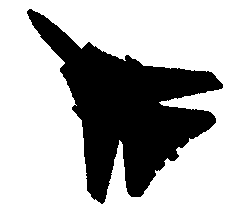
#> input picture Images/Chapter8/Input/f14r.png, 242 x 212 px
$ python EllipticFourierDescriptors.py
#> lines starting #> are read from the running program, lines starting #| are printed output that depends on the picture; after the words box and inside, x2 and y2 are one past the last pixel; in counts of white or black regions, pixels touching at a corner belong together
### Modules/ImageUtilities.py
'''
Feature Extraction and Image Processing
Mark S. Nixon & Alberto S. Aguado
http://www.southampton.ac.uk/~msn/book/
ImageUtilities: Helper module to support image read, create, show and write
                Uses PIL and numpy to work with arrays containing image data
'''

# Image load by using PIL
from PIL import Image

# Array to store image data
from numpy import array, zeros, amax, amin, clip

# Show an image
from matplotlib.pyplot import imshow
import matplotlib.pyplot as plt

# Read an image returning an array with 3 color components
# [18 lines left out: functions imageReadRGB, imageReadRGBF, not called in this run]

# Read an image returning an array with 1 component
def imageReadL(fileName):
    inputImage = Image.open(fileName)
#> inputImage is the input picture: PIL image 242x212 RGBA; mean R, G, B, A 179.1, 179.1, 179.1, 255
    width, height = inputImage.size

    inputArray = array(inputImage)
    outputArray = zeros((height, width), dtype='uint8')

    # Combine pixel values, for each row and column
    for y in range(0, height):
        for x in range(0, width):
            rgb = inputArray[y,x]
            outputArray[y,x] = (int(rgb[0]) + int(rgb[1]) + int(rgb[2])) / 3
#> outputArray: shape (212, 242); 70.2% white; 1 black region, box (x1, y1, x2, y2) and area: (27, 9, 223, 204) 15272

    return outputArray, width, height

# Save a image containing float as a gray level image
# [37 lines left out: functions imageSaveF, imageSaveL, imageSaveRGB, createImageRGB, not called in this run]

# Create a zero array with a color components
def createImageL(width, height):
    outputArray = zeros((height, width), dtype='uint8')

    return outputArray

# Create a zero array two float components
# [10 lines left out: functions createImageUV, createImage2I, not called in this run]

# Create a zero array with float components
def createImageF(width, height, numComponents = 1):
    if numComponents == 1:
        outputArray = zeros((height, width), dtype='float')
    else:
        outputArray = zeros((height, width, numComponents), dtype='float')

    return outputArray

# Create a multidimensional dimensional array
# [65 lines left out: functions createImageNF, createImageFromDataF, createScaleImageL, scaleImageL, createVectorFromDataF, not called in this run]

# Create a 1D array of floats
def createVectorF(width):
    outputArray = zeros(width, dtype='float')

    return outputArray

# Create a 1D array of integers
# [10 lines left out: functions createVectorI, showImageRGB, not called in this run]

# Show an array containing image data
def showImageL(image):
    # Create output and show
    outputImage = Image.fromarray(image, 'L')
    outputImage.show()

# Show an array containing image data
# [76 lines left out: functions showImageF, plotImageRGB, plotImageRGBF, plotImageL, plotImageF, not called in this run]

### Modules/ImageRegionsUtilities.py
'''
Feature Extraction and Image Processing
Mark S. Nixon & Alberto S. Aguado
http://www.southampton.ac.uk/~msn/book/
ImageRegionUtilities: Helper module to process regions and line segments
'''

# Images
from ImageUtilities import imageReadL, createImageF, createImageL, showImageL, plotImageL, createVectorF
from ImageOperatorsUtilities import applyCannyEdgeDetector
from ImagePropertiesUtilities import imageMaxMin

# Math and iteration
from math import pi, sqrt, sin, cos, atan, atan2, factorial, exp
from random import shuffle, sample
from timeit import itertools

# Array to store image data
from numpy import amax, amin
import numpy as np


# Combination function
def nCr(n, r):
    if n < 0 or r < 0 or n-r < 0: return 0
    return factorial(n) / (factorial(r) * factorial(n-r))

# Rising factorial function
# [21 lines left out: functions risingFactorial, computeReferencePoint, not called in this run]

# Return the longest segment from edges
def findLongestSegment(edges):
    height, width = len(edges), len(edges[0])
    # Find line segments
    segmentsList = []
    segmentsImage = createImageF(width, height)
    maxSegmentLenght = 0
    maxSegmentIndex = 0
    for x,y in itertools.product(range(0, width), range(0, height)):
        if edges[y,x] != 0 and segmentsImage[y,x] == 0:
            segment = [ ]
            segmentPoints = [(y,x)]
            segmentsImage[y,x] = 255
            while len(segmentPoints) > 0:
                yc = (segmentPoints[0])[0]
                xc = (segmentPoints[0])[1]
                segment.append((yc,xc))
                segmentPoints = segmentPoints[1:]

                for dx,dy in itertools.product(range(-1,2), range(-1,2)):
                    xn, yn = xc+dx, yc+dy
                    if dx!=0 or dy!=0 and xn > 0 and yn > 0 and xn < width and yn < height:
                        if edges[yn,xn] != 0 and segmentsImage[yn,xn] == 0:
                            segmentPoints.append((yn,xn))
                            segmentsImage[yn,xn] = 255

            segmentsList.append(segment)
            if len(segment) > maxSegmentLenght:
                maxSegmentLenght = len(segment)
                maxSegmentIndex = len(segmentsList) - 1

    mainSegment = []
    segment = segmentsList[maxSegmentIndex]
    curentElement = segment.pop(0)
    sy,sx = curentElement[0], curentElement[1]

    mainSegment.append(curentElement)

    numPoints = len(segment)
    while numPoints > 0:
        closestElement = [0, float("inf")]
        cy,cx = curentElement[0], curentElement[1]
        for p in range(0, numPoints):
            y,x = (segment[p])[0], (segment[p])[1]
            d = sqrt((cx-x) * (cx-x)  + (cy-y)  * (cy-y) )
            if d < closestElement[1] or (d == closestElement[1] and y > cy):
                closestElement = [p, d]

        # If we are closer to the first point, then end now
        dFirst = sqrt((cx-sx) * (cx-sx)  + (cy-sy)  * (cy-sy) )
        if (cx!=sx or cy!=sy) and 2*dFirst < closestElement[1]:
            break

        curentElement = segment.pop(closestElement[0])
        numPoints = len(segment)

        mainSegment.append(curentElement)
    numPoints = len(mainSegment)

    # Average to get more accurate direction
    averageSize = 1
    totalPixels = float(1 + 2*averageSize)
    mainSegmentAverage = [ ]
    for p in range(0, numPoints):
        y,x = 0, 0
        for w in range(-averageSize, averageSize+1):
            p1 = p + w
            if p1 < 0: p1 = p1 + numPoints
            if p1 >= numPoints: p1 = p1 - numPoints
            x += (mainSegment[p1])[1]
            y += (mainSegment[p1])[0]
        mainSegmentAverage.append((y/totalPixels, x/totalPixels))

    return mainSegmentAverage

# Return the longest segment from an image
def findLongestCentredSegmentinImage(imageName, gaussianKernelSize, sobelKernelSize, upperT, lowerT):
    # Read image into array and show
    inputImage, width, height = imageReadL(imageName)
#> width = 242; height = 212

    # Compute edges and find the segment in the image
    magnitude, _ = applyCannyEdgeDetector(inputImage, gaussianKernelSize, sobelKernelSize, upperT, lowerT)
    mainSegmentAverage = findLongestSegment(magnitude)

    # Compute centre
    numPoints = len(mainSegmentAverage)
    centre = [0,0]
    for p in range(0, numPoints):
        centre[0] += (mainSegmentAverage[p])[0]
        centre[1] += (mainSegmentAverage[p])[1]
    centre[0] /= numPoints
    centre[1] /= numPoints

    # Respect to the center and convert to an image array
    shape= createImageF(numPoints, 2)
    for p in range(0, numPoints):
        y,x = (mainSegmentAverage[p])[0], (mainSegmentAverage[p])[1]
        shape[0, p] = y-centre[0]
        shape[1, p] = x-centre[1]

    return centre, shape, width, height

# [296 lines left out: functions findLongesSegmentinImage, pixlesList, edgesList, computeAngularFunctions, weightedKrawtchoukPolynomials, geometricMoments and 2 more, not called in this run]


# Return the maximum and minimum points in a shape
def shapeMaxMin(shape):
    x,y = shape[1,:], shape[0,:]

    maxY, maxX = amax(x), amax(y)
    if maxY > maxX:
        maxX = maxY

    minY = amin(x)
    minX = amin(y)
    if minY < minX:
        minX = minY

    return maxX, minX

def showShapeinImage(shape, centre, width, height):
    segmentsImage = createImageL(width, height)
    numPoints = len(shape[0])
    for p in range(0, numPoints):
        y,x = int(centre[0]+shape[0,p]), int(centre[1]+shape[1,p])
        if x > 0 and y > 0 and x < width and y < height:
            segmentsImage[y,x] = 255
    showImageL(segmentsImage)

# [202 lines left out: functions plotShapeinImage, densityHistogram, colourFeature, meanShift, backProjection, backProjectionImage and 1 more, not called in this run]

### Modules/ImageOperatorsUtilities.py
'''
Feature Extraction and Image Processing
Mark S. Nixon & Alberto S. Aguado
http://www.southampton.ac.uk/~msn/book/
ImageOperatorsUtilities: Helper module to process an image
'''

# Images
from ImageUtilities import createImageF, createImageL, createVectorI
from ConvolutionUtilities import createGaussianKernel, createSobelKernel, applyKernelF, applyKernelMA

# Array to store image data
from numpy import amax

# Math
from math import log, pi, sin, cos

# Iteration
from timeit import itertools

# Create a log of an array containing float data
# [53 lines left out: functions imageLogF, computeHistogram, thresholdImage, not called in this run]


# Apply Canny operator to an image
def applyCannyEdgeDetector(inputImage, GaussianKernelSize, sobelKernelSize, upperT, lowerT, returnGradient = False):

#> called with GaussianKernelSize = 5, sobelKernelSize = 3, upperT = 0.3, lowerT = 0.05, returnGradient = False
    height = len(inputImage)
#> height = 212
    width = len(inputImage[0])
#> width = 242

    normalizeMagnitude = True
    windowDelta = 1

    # Apply Gaussian kernel
    gaussianKernel = createGaussianKernel(GaussianKernelSize)
    gaussianImage = applyKernelF(inputImage, gaussianKernel)

    # Apply Sobel kernel. We use normalized magnitude in this example
    sobelX, sobelY = createSobelKernel(sobelKernelSize)
    magnitude, angle, mX, mY = applyKernelMA(gaussianImage, sobelX, sobelY, normalizeMagnitude)

    # Weight magnitude by the variance. This is useful for corner extraction since suppress the internal corner
    weightedMagnitude = createImageF(width, height)
    for x,y in itertools.product(range(0, width), range(0, height)):
        sumKernel = 1.0/8.0
        for wx,wy in itertools.product(range(-1,2), range(-1, 2)):

            posY = y + wy
            posX = x + wx

            if posY > -1 and posY <  height and  posX > -1 and posX <  width:
                sumKernel += abs(float(inputImage[posY,posX]) -  float(inputImage[y,x]))

        sumKernel /= 8.0
        weightedMagnitude[y,x] = magnitude[y,x] *  sumKernel

    # To store maximum suppression image
    maxImage = createImageF(width, height)

    # Non-maximum suppression
    border = GaussianKernelSize
    for x,y in itertools.product(range(border, width - border),
                                 range(border, height - border)):

        # Only potential edges can be maximum
        if magnitude[y,x] > lowerT:

            # The normal angle is perpendicular to the edge angle
            normalAngle = angle[y,x] - pi / 2.0

            # Make sure the angle is between 0 and pi
            while normalAngle < 0:
                normalAngle += pi
            while normalAngle > pi:
                normalAngle -= pi

            # Angle defining the first point
            baseAngle = int( 4 * normalAngle / pi ) * (pi / 4.0)

            # Integer delta positions for interpolation
            # We use -y since the image origin is in top corner
            x1, y1 = int(round(cos(baseAngle))), -int(round(sin(baseAngle)))
            x2, y2 = int(round(cos(baseAngle + pi / 4.0))),                     \
                    -int(round(sin(baseAngle + pi / 4.0)))

            # How far we are from (x1,y1). Maximum difference is math.pi / 4.0, so we multiply by 2
            w = cos(2.0*(normalAngle - baseAngle))

            # Point to interpolate
            M1 = w * weightedMagnitude[y+y1,x+x1] + (1.0 - w) * weightedMagnitude[y+y2,x+x2]

            # Point to interpolate for pixels in the other side of the edge
            M2 = w * weightedMagnitude[y-y1,x-x1] + (1.0 - w) * weightedMagnitude[y-y2,x-x2]

            # Determine if it is a maximum. If so make sure it will be preserved
            if weightedMagnitude[y,x] > M1 and weightedMagnitude[y,x] > M2:
                maxImage[y,x] = magnitude[y,x]

    # To compute hysteresis thresholded images we require two thresholds
    edges = createImageF(width, height)
    potentialEdges = [ ]

    # Divide pixels as edges, no edges and we are not sure
    for x,y in itertools.product(range(1, width-1), range(1, height-1)):
        # These are edges
        if maxImage[y,x] > upperT:
            edges[y,x] = 255

        # These are pixels that we do not want as edges
        if maxImage[y,x] < lowerT:
            edges[y,x] = 0

        # These may be edges
        if maxImage[y,x] > lowerT and maxImage[y,x] <= upperT:
            edges[y,x] = 128

    # Resolve the potential edges
    for x,y in itertools.product(range(1, width-1), range(1, height-1)):
        # For each edge
        if edges[y,x] == 255:

            # Examine neighbour
            potentialEdges = [ ]
            for wx,wy in itertools.product(range(-windowDelta, windowDelta+1), range(-windowDelta, windowDelta+1)):
                # It becomes an edge
                if edges[y+wy,x+wx] == 128:
                    edges[y+wy,x+wx] = 255
                    potentialEdges.append((y+wy,x+wx))

            # Look into new edges
            while len(potentialEdges) > 0:
                # Take element from potential edges
                y = (potentialEdges[0])[0]
                x = (potentialEdges[0])[1]
                potentialEdges = potentialEdges[1:]

                # Examine neighbour
                for wx,wy in itertools.product(range(-windowDelta, windowDelta+1), range(-windowDelta, windowDelta+1)):
                    # It becomes an edge
                    if edges[y+wy,x+wx] == 128:
                        edges[y+wy,x+wx] = 255
                        potentialEdges.append((y+wy,x+wx))

    # Clean up remaining potential edges
    for x,y in itertools.product(range(1, width-1), range(1, height-1)):
        if edges[y,x] == 128:
            edges[y,x] = 0

    if returnGradient == False:
        return edges, angle

    return edges, angle , mX, mY

### Modules/ConvolutionUtilities.py
'''
Feature Extraction and Image Processing
Mark S. Nixon & Alberto S. Aguado
http://www.southampton.ac.uk/~msn/book/
ConvolutionUtilities: Helper module to apply convolutions. Functions to create kernels and perform convolutions
'''

# Images
from ImageUtilities import createImageF, createImageL
from ImagePropertiesUtilities import imageMaxMin

# Math and iteration
from math import exp, pow, factorial, sqrt, atan2
from timeit import itertools

# Generate a Gaussian kernel
def createGaussianKernel(kernelSize):

#> called with kernelSize = 5
    sigma = kernelSize / 3.0

    kernelImage = createImageF(kernelSize, kernelSize)
    centre = (kernelSize - 1) / 2
    for x,y in itertools.product(range(0, kernelSize), range(0, kernelSize)):
        kernelImage[y,x] =  exp( -0.5 * (pow((x - centre)/sigma, 2.0) + \
                                         pow((y - centre)/sigma, 2.0)) )

    return kernelImage

# Create a Sobel kernel k
def createSobelKernel(kenrelSize):

    sobelX = createImageF(kenrelSize, kenrelSize)
    sobelY = createImageF(kenrelSize, kenrelSize)

    # Create kernel
    for x,y in itertools.product(range(0, kenrelSize), range(0, kenrelSize)):

        # Smooth
        smoothX = factorial(kenrelSize - 1) / (factorial(kenrelSize - 1 - x) * factorial(x))
        smoothY = factorial(kenrelSize - 1) / (factorial(kenrelSize - 1 - y) * factorial(y))

        # Pascal
        if ( kenrelSize - 2 - x >= 0):
            p1X = factorial(kenrelSize - 2) / (factorial(kenrelSize - 2 - x) * factorial(x))
        else:
            p1X = 0

        if ( kenrelSize - 2 - y >= 0):
            p1Y = factorial(kenrelSize - 2) / (factorial(kenrelSize - 2 - y) * factorial(y))
        else:
            p1Y = 0

        # Pascal shift to the right
        xp = x - 1
        if ( kenrelSize - 2 - xp >= 0 and xp >= 0):
            p2X = factorial(kenrelSize - 2) / (factorial(kenrelSize - 2 - xp) * factorial(xp))
        else:
            p2X = 0

        yp = y - 1
        if ( kenrelSize - 2 - yp >= 0 and yp >= 0):
            p2Y = factorial(kenrelSize - 2) / (factorial(kenrelSize - 2 - yp) * factorial(yp))
        else:
            p2Y = 0

        # Sobel
        sobelX[y,x] = smoothX * (p1Y - p2Y)
        sobelY[y,x] = smoothY * (p1X - p2X)

    return sobelX, sobelY

# Create a Laplacian kernel
# [57 lines left out: functions createLaplacianKernel, applyKernel, not called in this run]

# Apply kernel returning a float image
def applyKernelF(inputImage, kernelImage):
    height = len(inputImage)
#> height = 212
    width = len(inputImage[0])
#> width = 242

    kernelHeight = len(kernelImage)
    kernelWidth = len(kernelImage[0])

    kernelCentreY = int((kernelHeight - 1) / 2)
    kernelCentreX = int((kernelWidth - 1) / 2)

    # Create images to store the result
    outputImage = createImageF(width, height)
#> outputImage: shape (212, 242) float64; every value is 0

    for x,y in itertools.product(range(0, width), range(0, height)):
        sumKernel = 0.0
        sumKernelWeights = 0.0
        for wx,wy in itertools.product(range(0, kernelWidth), range(0, kernelHeight)):
            posY = y + wy - kernelCentreY
            posX = x + wx - kernelCentreX

            if posY > -1 and posY <  height and  posX > -1 and posX <  width:
                sumKernel += float(inputImage[posY,posX]) * float(kernelImage[wy, wx])
                sumKernelWeights += float(kernelImage[wy, wx])

        # If we have to normalize
        if sumKernelWeights != 0.0:
            outputImage[y,x] = sumKernel / sumKernelWeights
        else:
            outputImage[y,x] = sumKernel
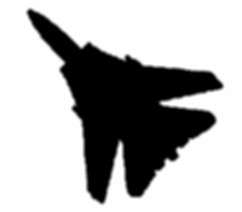
#> outputImage: shape (212, 242) float64; min 0, max 255, mean 179.1; drawn with min black and max white

    return outputImage

# Apply kernels to an image return magnitude and angle
def applyKernelMA(inputImage, kernelX, kernelY, normalizeMagnitude = False):
#> called with kernelX = array of shape (3, 3), kernelY = array of shape (3, 3), normalizeMagnitude = True
    height = len(inputImage)
#> height = 212
    width = len(inputImage[0])
#> width = 242

    kernelHeight = len(kernelX)
    kerelWidth = len(kernelX[0])

    kernelCentreY = int((kernelHeight - 1) / 2)
    kernelCentreX = int((kerelWidth - 1) / 2)

    # Create images to store the result
    magnitude = createImageF(width, height)
    direction = createImageF(width, height)
    imageX = createImageF(width, height)
    imageY = createImageF(width, height)

    # Convolution with two kernels
    for x,y in itertools.product(range(kernelCentreX, width - kernelCentreX),          \
                                 range(kernelCentreY, height - kernelCentreY)):
        sumKernel = [0.0, 0.0]
        sumKernelWeights = [0.0, 0.0]
        for wx,wy in itertools.product(range(0, kerelWidth), range(0, kernelHeight)):

            posY = y + wy - kernelCentreY
            posX = x + wx - kernelCentreX

            if posY > -1 and posY <  height and  posX > -1 and posX <  width:
                sumKernel[0] += float(inputImage[posY,posX]) * float(kernelX[wy, wx])
                sumKernelWeights[0] += float(kernelX[wy, wx])

                sumKernel[1] += float(inputImage[posY,posX]) * float(kernelY[wy, wx])
                sumKernelWeights[1] += float(kernelY[wy, wx])

        # If we have to normalize
        if sumKernelWeights[0] != 0.0:
            imageX[y,x] = sumKernel[0] / sumKernelWeights[0]
        else:
            imageX[y,x] = sumKernel[0]

        # If we have to normalize
        if sumKernelWeights[1] != 0.0:
            imageY[y,x] = sumKernel[1] / sumKernelWeights[1]
        else:
            imageY[y,x] = sumKernel[1]

        magnitude[y,x] = sqrt(imageX[y,x] * imageX[y,x] + imageY[y,x] * imageY[y,x])
        direction[y,x] = atan2(imageY[y,x], imageX[y,x])
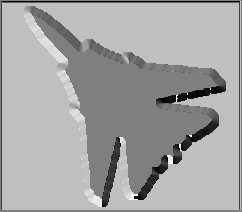
#> direction: shape (212, 242) float64; min -3.14, max 3.14, mean 0.896; drawn with min black and max white
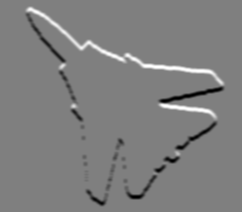
#> imageX: shape (212, 242) float64; min -513.7, max 513.7, mean 0; drawn with min black and max white
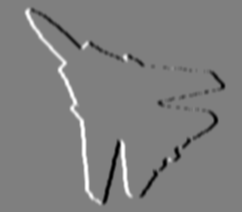
#> imageY: shape (212, 242) float64; min -513.7, max 513.7, mean 0; drawn with min black and max white

    if normalizeMagnitude == True:
        maximum, minimum = imageMaxMin(magnitude)

        for x,y in itertools.product(range(0, width), range(0, height)):
            magnitude[y,x] = (magnitude[y,x] - minimum) / float(maximum - minimum)

    return magnitude, direction, imageX, imageY

### Modules/ImagePropertiesUtilities.py
'''
Feature Extraction and Image Processing
Mark S. Nixon & Alberto S. Aguado
http://www.southampton.ac.uk/~msn/book/
ImagePropertiesUtilities: Helper module to obtain information from an image
'''

# Array to store image data
from numpy import amax, amin, unravel_index

# Mean form a float image
# [16 lines left out: function meanStddev, not called in this run]

# Return the maximum and minimum
def imageMaxMin(image):
    maximum = amax(image)
#> maximum = 556.5
#> (the rest of the program and of its run is left out)
